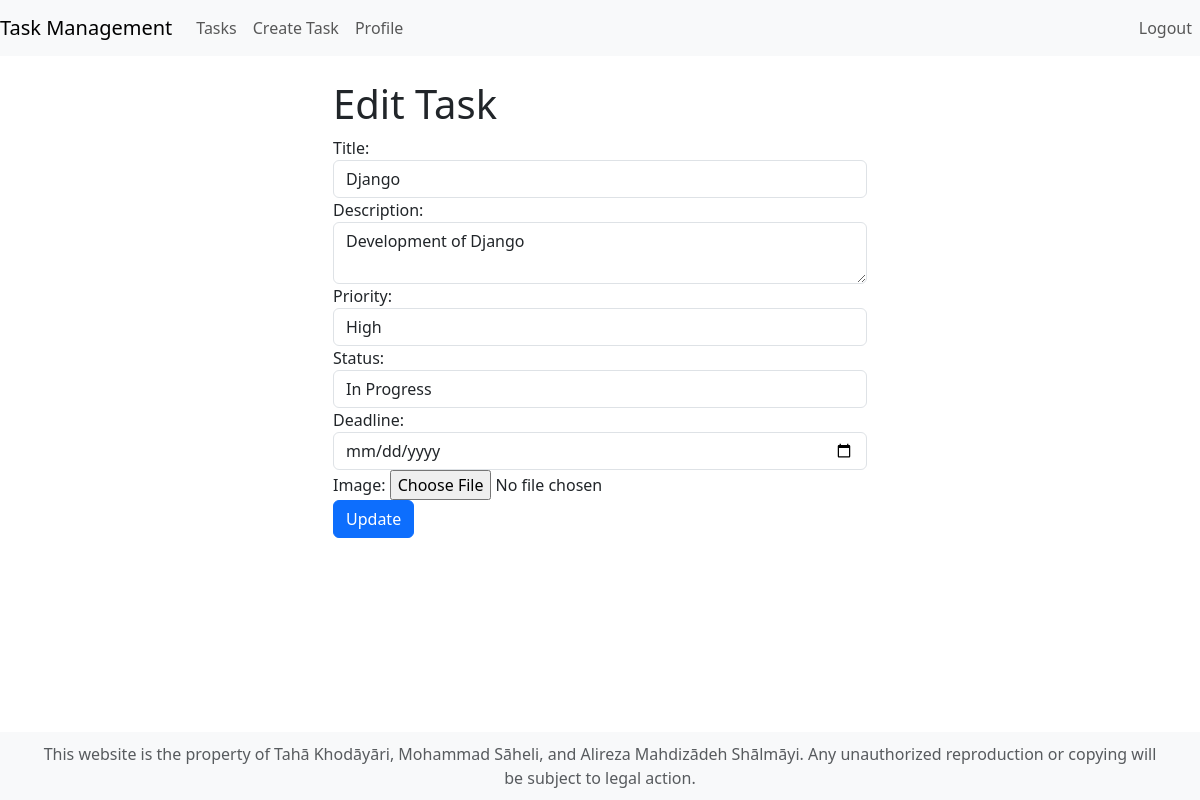
Screenshot of /tasks/edit/1/ (signed in) with the database file from the repository.
### managment/models.py (models this page shows, shortened)
class Task(models.Model):
    PRIORITY_CHOICES = (
        ('Low', 'Low'),
        ('Medium', 'Medium'),
        ('High', 'High'),
    )
    STATUS_CHOICES = (
        ('Todo', 'Todo'),
        ('In Progress', 'In Progress'),
        ('Done', 'Done'),
    )
    user = models.ForeignKey(User, on_delete=models.CASCADE)
    title = models.CharField(max_length=100)
    description = models.TextField()
    priority = models.CharField(max_length=10, choices=PRIORITY_CHOICES)
    status = models.CharField(max_length=20, choices=STATUS_CHOICES)
    deadline = models.DateField()
    image = models.ImageField(upload_to='task_images', blank=True, null=True)

### managment/views.py (the view, shortened to what this page needs)
# urls.py: path('tasks/edit/<int:task_id>/', edit_task, name='edit_task'),
@login_required(login_url='login')
def edit_task(request, task_id):
    task = Task.objects.get(id=task_id)
    if task.user != request.user:
        return redirect('task_list')
    form = TaskForm(instance=task)
    return render(request, 'edit_task.html', {'form': form, 'task': task})

### managment/forms.py
class TaskForm(forms.ModelForm):
    class Meta:
        model = Task
        exclude = ('user',)

### templates/edit_task.html (shortened to what this page needs)
{% extends 'base.html' %}
{% block content %}
    <div class="container">
        <div class="row">
            <div class="col-md-6 offset-md-3">
                <h1>Edit Task</h1>
                <form method="POST" enctype="multipart/form-data">
                    <div class="form-group">
                        <label for="id_title">Title:</label>
                        <input type="text" class="form-control" id="id_title" name="title" value="{{ task.title }}">
                    </div>
                    <div class="form-group">
                        <label for="id_description">Description:</label>
                        <textarea class="form-control" id="id_description" name="description">{{ task.description }}</textarea>
                    </div>
                    <div class="form-group">
                        <label for="id_priority">Priority:</label>
                        <select class="form-control" id="id_priority" name="priority">
                            <option value="High" {% if task.priority == 'High' %}selected{% endif %}>High</option>
                        </select>
                    </div>
                    <div class="form-group">
                        <label for="id_status">Status:</label>
                        <select class="form-control" id="id_status" name="status">
                            <option value="In Progress" {% if task.status == 'In Progress' %}selected{% endif %}>In Progress</option>
                        </select>
                    </div>
                    <div class="form-group">
                        <label for="id_deadline">Deadline:</label>
                        <input type="date" class="form-control" id="id_deadline" name="deadline" value="{{ task.deadline }}">
                    </div>
                    <div class="form-group">
                        <label for="id_image">Image:</label>
                        <input type="file" class="form-control-file" id="id_image" name="image">
                    </div>
                    <button type="submit" class="btn btn-primary">Update</button>
                </form>
            </div>
        </div>
    </div>
{% endblock %}

### templates/base.html (style rules this page uses)
body { padding-bottom: 100px; }

### rows the page displays
Task: title "Django", description "Development of Django", priority "High", status "In Progress"
